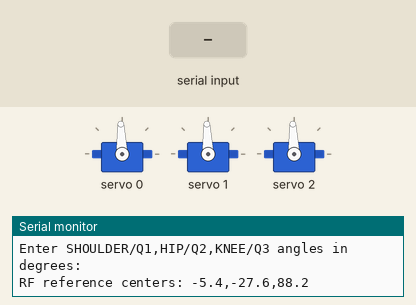
A sketch run on a simulated ESP32. On the bench: 3 × servo, the last lines printed to the serial monitor. The inputs (shaded band) are chosen by the test bench.

Above: at 2.2 s.
2.3 s: "90,45,200\n" received over Serial
At 2.79 s:
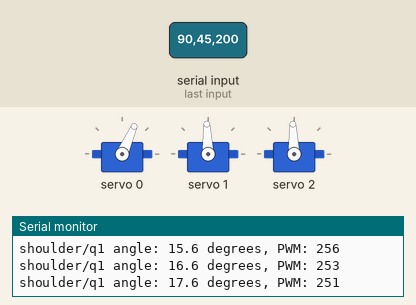
At 4.16 s:
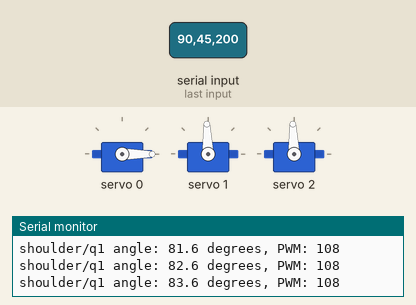
5.3 s: "30,150,10\n" received over Serial
11.3 s: "1,90,45\n" received over Serial
At 16.7 s:
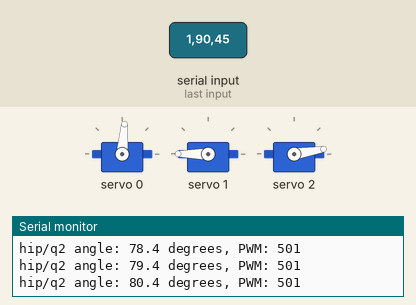
17.3 s: "90,45,200\n" received over Serial
23.3 s: "1,90,45\n" received over Serial
At 26.1 s:
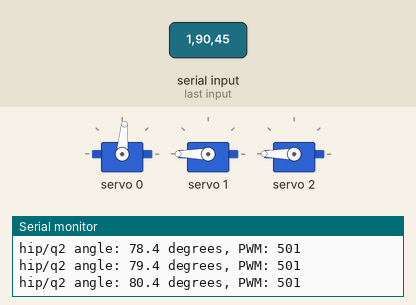
26.3 s: "30,150,10\n" received over Serial
Timing chart, 0 to 30.3 s (numbered marks = the images above; inputs shaded):
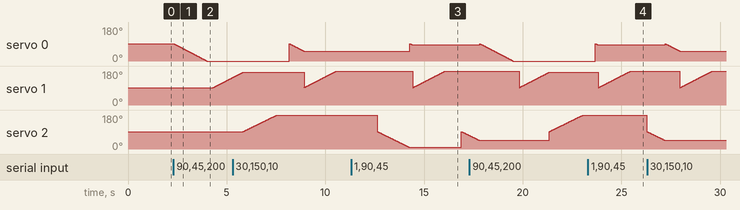

The sketch:

one_right_leg_angle_control.ino
```cpp
/*
  SpotMicro - ESP32 right-front one-leg angle control
  PCA9685 servo driver over I2C

  Install the Adafruit PWM Servo Driver Library before compiling.
  This sketch is for the right-front leg (RF).

  Channel 0 = shoulder/q1, channel 1 = hip/q2, channel 2 = knee/q3.
  The center/range/direction values are RF references from the ROS 2 config,
  not verified MG996R hardware calibration. Keep horns detached for first tests.
*/

#include <Wire.h>
#include <Adafruit_PWMServoDriver.h>

Adafruit_PWMServoDriver pca9685(0x40);

constexpr uint8_t I2C_SDA = 21;
constexpr uint8_t I2C_SCL = 22;
constexpr uint16_t PWM_FREQUENCY_HZ = 50;
constexpr float MAX_JOINT_ANGLE_DEG = 82.5f;
constexpr uint16_t PWM_MIN = 80;
constexpr uint16_t PWM_MAX = 520;

struct Joint {
  const char* name;
  uint8_t channel;
  int16_t centerPwm;
  int16_t rangePwm;
  int8_t direction;
  float centerAngleDeg;
};

// RF calibration references: RF_1 shoulder, RF_2 hip, RF_3 knee.
Joint leg[] = {
  {"shoulder/q1", 0, 306, 396, -1, -5.4f},
  {"hip/q2",      1, 306, 389,  1, -27.6f},
  {"knee/q3",     2, 306, 372,  1,  88.2f}
};

constexpr size_t JOINT_COUNT = sizeof(leg) / sizeof(leg[0]);

uint16_t angleToPwm(const Joint& joint, float angleDeg) {
  angleDeg = constrain(angleDeg,
                       joint.centerAngleDeg - MAX_JOINT_ANGLE_DEG,
                       joint.centerAngleDeg + MAX_JOINT_ANGLE_DEG);
  const float pwm = joint.centerPwm +
                    joint.direction * (angleDeg - joint.centerAngleDeg) *
                    joint.rangePwm / (2.0f * MAX_JOINT_ANGLE_DEG);
  return constrain(static_cast<int>(lroundf(pwm)), PWM_MIN, PWM_MAX);
}

void writeJoint(const Joint& joint, float angleDeg) {
  const uint16_t pwm = angleToPwm(joint, angleDeg);
  pca9685.setPWM(joint.channel, 0, pwm);
  Serial.print(joint.name);
  Serial.print(" angle: ");
  Serial.print(angleDeg, 1);
  Serial.print(" degrees, PWM: ");
  Serial.println(pwm);
}

void moveJoint(const Joint& joint, float targetAngleDeg, uint16_t stepDelayMs) {
  const float startAngleDeg = joint.centerAngleDeg;
  const int step = targetAngleDeg >= startAngleDeg ? 1 : -1;
  for (float angleDeg = startAngleDeg;
       (step > 0 && angleDeg <= targetAngleDeg) ||
       (step < 0 && angleDeg >= targetAngleDeg);
       angleDeg += step) {
    writeJoint(joint, angleDeg);
    delay(stepDelayMs);
  }
  writeJoint(joint, targetAngleDeg);
}

void moveLegToNeutral() {
  for (size_t index = 0; index < JOINT_COUNT; ++index) {
    writeJoint(leg[index], leg[index].centerAngleDeg);
  }
  delay(1000);
}

bool parseAngles(const String& input, float& shoulderAngle, float& hipAngle, float& kneeAngle) {
  const int firstComma = input.indexOf(',');
  const int secondComma = input.indexOf(',', firstComma + 1);
  if (firstComma <= 0 || secondComma <= firstComma + 1 || secondComma >= input.length() - 1) {
    return false;
  }
  shoulderAngle = input.substring(0, firstComma).toFloat();
  hipAngle = input.substring(firstComma + 1, secondComma).toFloat();
  kneeAngle = input.substring(secondComma + 1).toFloat();
  return true;
}

void printPrompt() {
  Serial.println("Enter SHOULDER/Q1,HIP/Q2,KNEE/Q3 angles in degrees:");
  Serial.println("RF reference centers: -5.4,-27.6,88.2");
}

void setup() {
  Serial.begin(115200);
  Wire.begin(I2C_SDA, I2C_SCL);
  Serial.println("SpotMicro right-front three-motor leg angle control");
  Serial.println("PCA9685 channels: shoulder=0, hip=1, knee=2");
  pca9685.begin();
  pca9685.setOscillatorFrequency(27000000);
  pca9685.setPWMFreq(PWM_FREQUENCY_HZ);
  delay(10);
  moveLegToNeutral();
  printPrompt();
}

void loop() {
  if (!Serial.available()) return;

  String inputResult = Serial.readStringUntil('\n');
  inputResult.trim();
  float shoulderAngle;
  float hipAngle;
  float kneeAngle;

  if (!parseAngles(inputResult, shoulderAngle, hipAngle, kneeAngle)) {
    Serial.println("Invalid input. Use: shoulder,hip,knee");
    printPrompt();
    return;
  }

  moveJoint(leg[0], shoulderAngle, 20);
  moveJoint(leg[1], hipAngle, 20);
  moveJoint(leg[2], kneeAngle, 20);
  printPrompt();
}
```

Measured:
- after the input at 2.3 s, servo 0: moves from 92° to 0° over 1.7 s, starting at once; servo 1: moves from 92° to 145° over 0.96 s, starting after 2.0 s
- after the input at 11.3 s, servo 0: 52° → 85° after 3.0 s
- after the input at 23.3 s, servo 0: 0° → 85° after 0.38 s; servo 2: 180° → 92° after 3.0 s
